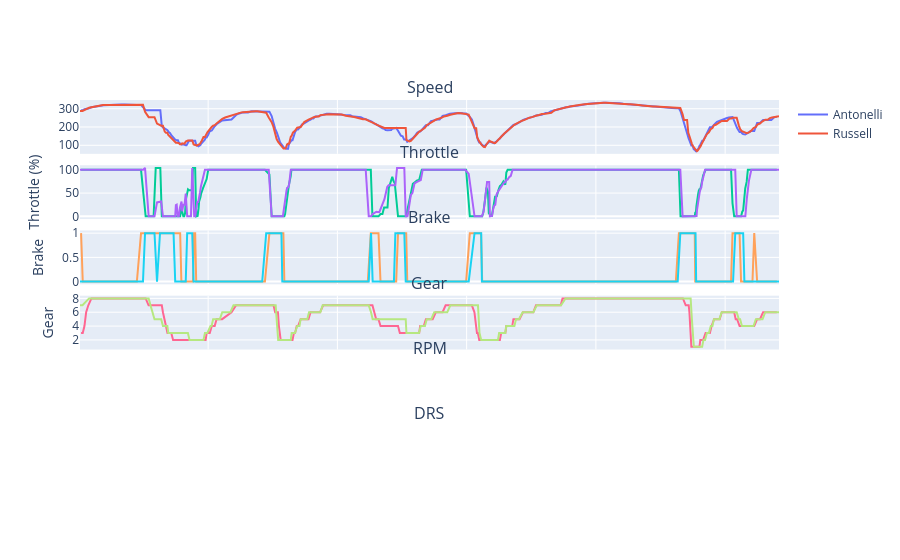

The notebook cell saved with this chart:
### Code cell
# Antonelli - Gear
fig.add_trace(
    go.Scatter(
        x=antonelli_car_data["Distance"],
        y=antonelli_car_data["nGear"],
        name="Antonelli",
        mode="lines",
        showlegend=False
    ),
    row=4,
    col=1
)

# Russell - Gear
fig.add_trace(
    go.Scatter(
        x=russell_car_data["Distance"],
        y=russell_car_data["nGear"],
        name="Russell",
        mode="lines",
        showlegend=False
    ),
    row=4,
    col=1
)

fig.update_yaxes(title_text="Gear", row=4, col=1)

### Figure 1 — Plotly figure (JSON) as saved in the notebook; plotly's stock layout.template omitted (floating-point values rounded to 4 significant figures; data arrays with more than 128 entries replaced by an {"elided": "..."} marker saying what was removed)
{"data": [{"mode": "lines", "name": "Antonelli", "type": "scatter", "x": {"elided": "349 float values"}, "xaxis": "x", "y": {"elided": "349 float values"}, "yaxis": "y"}, {"mode": "lines", "name": "Russell", "type": "scatter", "x": {"elided": "347 float values"}, "xaxis": "x", "y": {"elided": "347 float values"}, "yaxis": "y"}, {"mode": "lines", "name": "Antonelli", "showlegend": false, "type": "scatter", "x": {"elided": "349 float values"}, "xaxis": "x2", "y": {"elided": "349 float values"}, "yaxis": "y2"}, {"mode": "lines", "name": "Russell", "showlegend": false, "type": "scatter", "x": {"elided": "347 float values"}, "xaxis": "x2", "y": {"elided": "347 float values"}, "yaxis": "y2"}, {"mode": "lines", "name": "Antonelli", "showlegend": false, "type": "scatter", "x": {"elided": "349 float values"}, "xaxis": "x3", "y": {"elided": "349 int values"}, "yaxis": "y3"}, {"mode": "lines", "name": "Russell", "showlegend": false, "type": "scatter", "x": {"elided": "347 float values"}, "xaxis": "x3", "y": {"elided": "347 int values"}, "yaxis": "y3"}, {"mode": "lines", "name": "Antonelli", "showlegend": false, "type": "scatter", "x": {"elided": "349 float values"}, "xaxis": "x4", "y": {"elided": "349 int values"}, "yaxis": "y4"}, {"mode": "lines", "name": "Russell", "showlegend": false, "type": "scatter", "x": {"elided": "347 float values"}, "xaxis": "x4", "y": {"elided": "347 int values"}, "yaxis": "y4"}], "layout": {"annotations": [{"font": {"size": 16}, "showarrow": false, "text": "Speed", "x": 0.5, "xanchor": "center", "xref": "paper", "y": 1, "yanchor": "bottom", "yref": "paper"}, {"font": {"size": 16}, "showarrow": false, "text": "Throttle", "x": 0.5, "xanchor": "center", "xref": "paper", "y": 0.8283, "yanchor": "bottom", "yref": "paper"}, {"font": {"size": 16}, "showarrow": false, "text": "Brake", "x": 0.5, "xanchor": "center", "xref": "paper", "y": 0.6567, "yanchor": "bottom", "yref": "paper"}, {"font": {"size": 16}, "showarrow": false, "text": "Gear", "x": 0.5, "xanchor": "center", "xref": "paper", "y": 0.485, "yanchor": "bottom", "yref": "paper"}, {"font": {"size": 16}, "showarrow": false, "text": "RPM", "x": 0.5, "xanchor": "center", "xref": "paper", "y": 0.3133, "yanchor": "bottom", "yref": "paper"}, {"font": {"size": 16}, "showarrow": false, "text": "DRS", "x": 0.5, "xanchor": "center", "xref": "paper", "y": 0.1417, "yanchor": "bottom", "yref": "paper"}], "xaxis": {"anchor": "y", "domain": [0, 1], "matches": "x6", "showticklabels": false}, "xaxis2": {"anchor": "y2", "domain": [0, 1], "matches": "x6", "showticklabels": false}, "xaxis3": {"anchor": "y3", "domain": [0, 1], "matches": "x6", "showticklabels": false}, "xaxis4": {"anchor": "y4", "domain": [0, 1], "matches": "x6", "showticklabels": false}, "xaxis5": {"anchor": "y5", "domain": [0, 1], "matches": "x6", "showticklabels": false}, "xaxis6": {"anchor": "y6", "domain": [0, 1]}, "yaxis": {"anchor": "x", "domain": [0.8583, 1]}, "yaxis2": {"anchor": "x2", "domain": [0.6867, 0.8283], "title": {"text": "Throttle (%)"}}, "yaxis3": {"anchor": "x3", "domain": [0.515, 0.6567], "title": {"text": "Brake"}}, "yaxis4": {"anchor": "x4", "domain": [0.3433, 0.485], "title": {"text": "Gear"}}, "yaxis5": {"anchor": "x5", "domain": [0.1717, 0.3133]}, "yaxis6": {"anchor": "x6", "domain": [0, 0.1417]}}}
